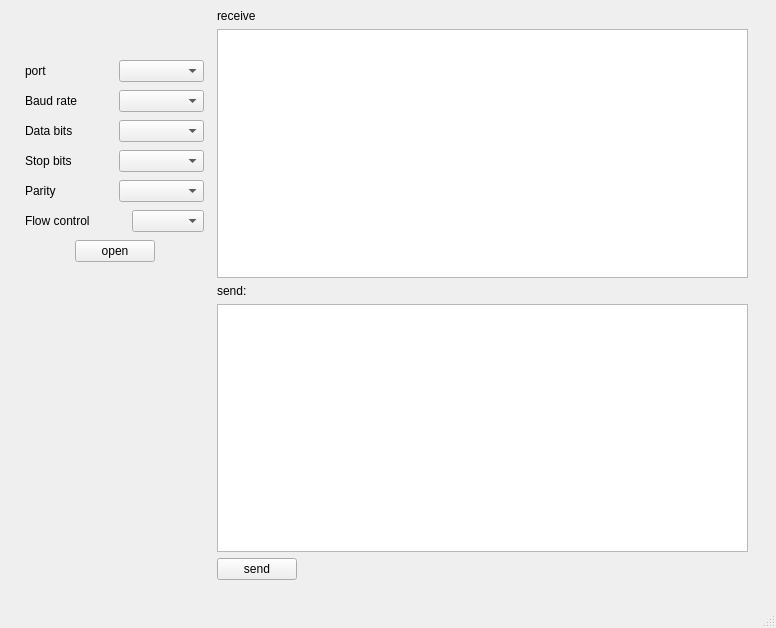
<?xml version="1.0" encoding="UTF-8"?>
<ui version="4.0">
 <class>MainWindow</class>
 <widget class="QMainWindow" name="MainWindow">
  <property name="geometry">
   <rect>
    <x>0</x>
    <y>0</y>
    <width>776</width>
    <height>628</height>
   </rect>
  </property>
  <property name="windowTitle">
   <string>MainWindow</string>
  </property>
  <widget class="QWidget" name="centralwidget">
   <widget class="QWidget" name="verticalLayoutWidget">
    <property name="geometry">
     <rect>
      <x>10</x>
      <y>60</y>
      <width>209</width>
      <height>287</height>
     </rect>
    </property>
    <layout class="QVBoxLayout" name="verticalLayout">
     <property name="spacing">
      <number>8</number>
     </property>
     <property name="leftMargin">
      <number>15</number>
     </property>
     <property name="rightMargin">
      <number>15</number>
     </property>
     <item>
      <layout class="QHBoxLayout" name="horizontalLayout_6">
       <item>
        <widget class="QLabel" name="label_6">
         <property name="text">
          <string>port</string>
         </property>
        </widget>
       </item>
       <item>
        <widget class="QComboBox" name="comboBox_4"/>
       </item>
      </layout>
     </item>
     <item>
      <layout class="QHBoxLayout" name="horizontalLayout">
       <item>
        <widget class="QLabel" name="label">
         <property name="text">
          <string>Baud rate</string>
         </property>
        </widget>
       </item>
       <item>
        <widget class="QComboBox" name="comboBox"/>
       </item>
      </layout>
     </item>
     <item>
      <layout class="QHBoxLayout" name="horizontalLayout_5">
       <item>
        <widget class="QLabel" name="label_5">
         <property name="text">
          <string>Data bits</string>
         </property>
        </widget>
       </item>
       <item>
        <widget class="QComboBox" name="comboBox_3"/>
       </item>
      </layout>
     </item>
     <item>
      <layout class="QHBoxLayout" name="horizontalLayout_8">
       <property name="rightMargin">
        <number>0</number>
       </property>
       <item>
        <widget class="QLabel" name="label_8">
         <property name="text">
          <string>Stop bits</string>
         </property>
        </widget>
       </item>
       <item>
        <widget class="QComboBox" name="comboBox_6"/>
       </item>
      </layout>
     </item>
     <item>
      <layout class="QHBoxLayout" name="horizontalLayout_2">
       <item>
        <widget class="QLabel" name="label_4">
         <property name="text">
          <string>Parity</string>
         </property>
        </widget>
       </item>
       <item>
        <widget class="QComboBox" name="comboBox_2"/>
       </item>
      </layout>
     </item>
     <item>
      <layout class="QHBoxLayout" name="horizontalLayout_7">
       <item>
        <widget class="QLabel" name="label_7">
         <property name="text">
          <string>Flow control</string>
         </property>
        </widget>
       </item>
       <item>
        <widget class="QComboBox" name="comboBox_5">
         <property name="sizePolicy">
          <sizepolicy hsizetype="Fixed" vsizetype="Fixed">
           <horstretch>0</horstretch>
           <verstretch>0</verstretch>
          </sizepolicy>
         </property>
        </widget>
       </item>
      </layout>
     </item>
     <item>
      <layout class="QHBoxLayout" name="horizontalLayout_9">
       <item>
        <spacer name="horizontalSpacer">
         <property name="orientation">
          <enum>Qt::Horizontal</enum>
         </property>
         <property name="sizeHint" stdset="0">
          <size>
           <width>40</width>
           <height>20</height>
          </size>
         </property>
        </spacer>
       </item>
       <item>
        <widget class="QPushButton" name="pushButton">
         <property name="text">
          <string>open</string>
         </property>
        </widget>
       </item>
       <item>
        <spacer name="horizontalSpacer_2">
         <property name="orientation">
          <enum>Qt::Horizontal</enum>
         </property>
         <property name="sizeHint" stdset="0">
          <size>
           <width>40</width>
           <height>20</height>
          </size>
         </property>
        </spacer>
       </item>
      </layout>
     </item>
     <item>
      <spacer name="verticalSpacer">
       <property name="orientation">
        <enum>Qt::Vertical</enum>
       </property>
       <property name="sizeHint" stdset="0">
        <size>
         <width>20</width>
         <height>40</height>
        </size>
       </property>
      </spacer>
     </item>
    </layout>
   </widget>
   <widget class="QWidget" name="verticalLayoutWidget_2">
    <property name="geometry">
     <rect>
      <x>217</x>
      <y>9</y>
      <width>531</width>
      <height>571</height>
     </rect>
    </property>
    <layout class="QVBoxLayout" name="verticalLayout_2">
     <item>
      <widget class="QLabel" name="label_2">
       <property name="text">
        <string>receive</string>
       </property>
      </widget>
     </item>
     <item>
      <widget class="QPlainTextEdit" name="plainTextEdit">
       <property name="sizePolicy">
        <sizepolicy hsizetype="Minimum" vsizetype="Expanding">
         <horstretch>0</horstretch>
         <verstretch>0</verstretch>
        </sizepolicy>
       </property>
       <property name="minimumSize">
        <size>
         <width>37</width>
         <height>0</height>
        </size>
       </property>
       <property name="readOnly">
        <bool>true</bool>
       </property>
      </widget>
     </item>
     <item>
      <widget class="QLabel" name="label_3">
       <property name="text">
        <string>send:</string>
       </property>
      </widget>
     </item>
     <item>
      <widget class="QPlainTextEdit" name="plainTextEdit_2">
       <property name="sizePolicy">
        <sizepolicy hsizetype="Minimum" vsizetype="Expanding">
         <horstretch>0</horstretch>
         <verstretch>0</verstretch>
        </sizepolicy>
       </property>
      </widget>
     </item>
     <item>
      <layout class="QHBoxLayout" name="horizontalLayout_10">
       <item>
        <widget class="QPushButton" name="pushButton_2">
         <property name="text">
          <string>send</string>
         </property>
        </widget>
       </item>
       <item>
        <spacer name="horizontalSpacer_3">
         <property name="orientation">
          <enum>Qt::Horizontal</enum>
         </property>
         <property name="sizeHint" stdset="0">
          <size>
           <width>40</width>
           <height>20</height>
          </size>
         </property>
        </spacer>
       </item>
      </layout>
     </item>
    </layout>
   </widget>
  </widget>
  <widget class="QMenuBar" name="menubar">
   <property name="geometry">
    <rect>
     <x>0</x>
     <y>0</y>
     <width>776</width>
     <height>22</height>
    </rect>
   </property>
  </widget>
  <widget class="QStatusBar" name="statusbar"/>
 </widget>
 <resources/>
 <connections/>
</ui>
